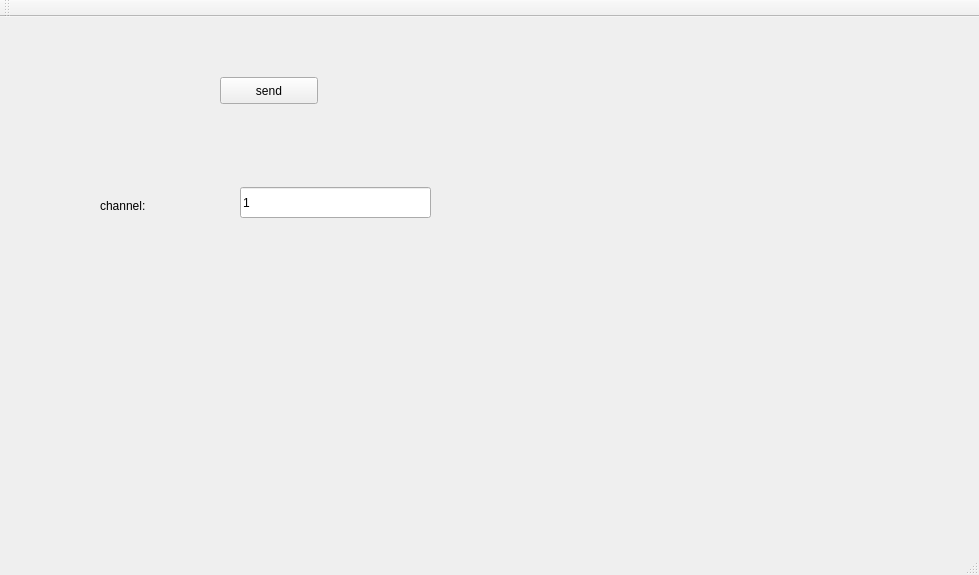
<?xml version="1.0" encoding="UTF-8"?>
<ui version="4.0">
 <class>MainWindow</class>
 <widget class="QMainWindow" name="MainWindow">
  <property name="geometry">
   <rect>
    <x>0</x>
    <y>0</y>
    <width>979</width>
    <height>575</height>
   </rect>
  </property>
  <property name="windowTitle">
   <string>MainWindow</string>
  </property>
  <widget class="QWidget" name="centralWidget">
   <widget class="QPushButton" name="sendButton">
    <property name="geometry">
     <rect>
      <x>220</x>
      <y>60</y>
      <width>98</width>
      <height>27</height>
     </rect>
    </property>
    <property name="text">
     <string>send</string>
    </property>
   </widget>
   <widget class="QLineEdit" name="lineEdit">
    <property name="geometry">
     <rect>
      <x>240</x>
      <y>170</y>
      <width>191</width>
      <height>31</height>
     </rect>
    </property>
    <property name="text">
     <string>1</string>
    </property>
   </widget>
   <widget class="QLabel" name="label">
    <property name="geometry">
     <rect>
      <x>100</x>
      <y>180</y>
      <width>66</width>
      <height>17</height>
     </rect>
    </property>
    <property name="text">
     <string>channel:</string>
    </property>
   </widget>
  </widget>
  <widget class="QMenuBar" name="menuBar">
   <property name="geometry">
    <rect>
     <x>0</x>
     <y>0</y>
     <width>979</width>
     <height>26</height>
    </rect>
   </property>
  </widget>
  <widget class="QToolBar" name="mainToolBar">
   <attribute name="toolBarArea">
    <enum>TopToolBarArea</enum>
   </attribute>
   <attribute name="toolBarBreak">
    <bool>false</bool>
   </attribute>
  </widget>
  <widget class="QStatusBar" name="statusBar"/>
 </widget>
 <layoutdefault spacing="6" margin="11"/>
 <resources/>
 <connections/>
</ui>
